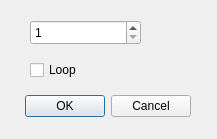
<?xml version="1.0" encoding="UTF-8"?>
<ui version="4.0">
 <class>CRepeatForm</class>
 <widget class="QDialog" name="CRepeatForm">
  <property name="geometry">
   <rect>
    <x>0</x>
    <y>0</y>
    <width>217</width>
    <height>139</height>
   </rect>
  </property>
  <property name="windowTitle">
   <string>Dialog</string>
  </property>
  <widget class="QDialogButtonBox" name="buttonBox">
   <property name="geometry">
    <rect>
     <x>0</x>
     <y>90</y>
     <width>191</width>
     <height>32</height>
    </rect>
   </property>
   <property name="orientation">
    <enum>Qt::Horizontal</enum>
   </property>
   <property name="standardButtons">
    <set>QDialogButtonBox::Cancel|QDialogButtonBox::Ok</set>
   </property>
  </widget>
  <widget class="QSpinBox" name="spinBox">
   <property name="geometry">
    <rect>
     <x>30</x>
     <y>20</y>
     <width>111</width>
     <height>25</height>
    </rect>
   </property>
   <property name="minimum">
    <number>1</number>
   </property>
   <property name="maximum">
    <number>100</number>
   </property>
  </widget>
  <widget class="QCheckBox" name="checkBox">
   <property name="geometry">
    <rect>
     <x>30</x>
     <y>60</y>
     <width>87</width>
     <height>20</height>
    </rect>
   </property>
   <property name="text">
    <string>Loop</string>
   </property>
  </widget>
 </widget>
 <resources/>
 <connections>
  <connection>
   <sender>buttonBox</sender>
   <signal>accepted()</signal>
   <receiver>CRepeatForm</receiver>
   <slot>accept()</slot>
   <hints>
    <hint type="sourcelabel">
     <x>248</x>
     <y>254</y>
    </hint>
    <hint type="destinationlabel">
     <x>157</x>
     <y>274</y>
    </hint>
   </hints>
  </connection>
  <connection>
   <sender>buttonBox</sender>
   <signal>rejected()</signal>
   <receiver>CRepeatForm</receiver>
   <slot>reject()</slot>
   <hints>
    <hint type="sourcelabel">
     <x>316</x>
     <y>260</y>
    </hint>
    <hint type="destinationlabel">
     <x>286</x>
     <y>274</y>
    </hint>
   </hints>
  </connection>
 </connections>
</ui>
